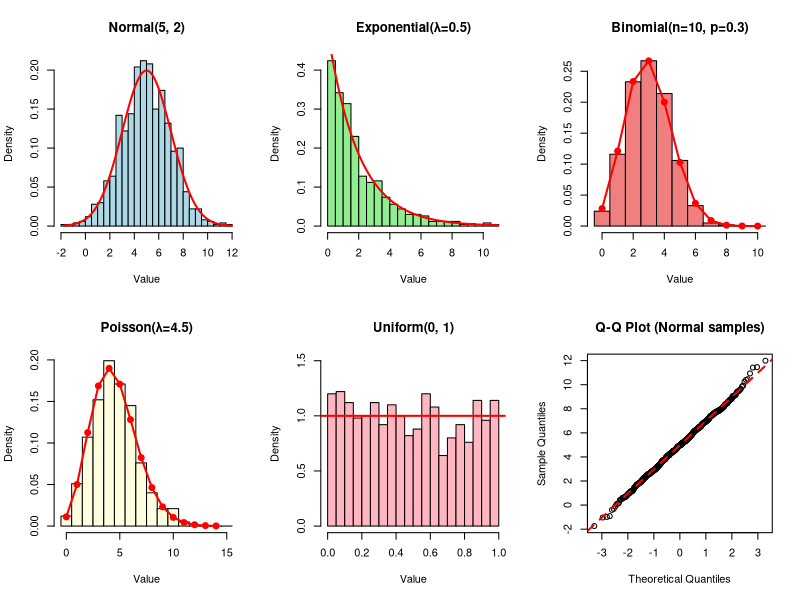

R code for this plot:
# Distribution Simulation in R
# Simulating random variables from various probability distributions

cat("=== Distribution Simulation ===\n\n")

# Set seed for reproducibility
set.seed(42)

# Key Concept: Four types of distribution functions
cat("--- Four Distribution Functions ---\n")
cat("1. pdf/pmf (d): Probability density/mass function\n")
cat("2. cdf (p): Cumulative distribution function\n")
cat("3. quantile (q): Inverse CDF (percentile)\n")
cat("4. random (r): Generate random samples\n\n")

# Example with Normal distribution
cat("Example: Normal Distribution N(μ=5, σ=2)\n")
mu <- 5
sigma <- 2
x <- 6

cat(sprintf("\n1. PDF at x=%d: %.6f\n", x, dnorm(x, mu, sigma)))
cat(sprintf("2. CDF P(X ≤ %d): %.6f\n", x, pnorm(x, mu, sigma)))
cat(sprintf("3. 95th percentile: %.6f\n", qnorm(0.95, mu, sigma)))
cat(sprintf("4. Random sample (n=5): %s\n", paste(round(rnorm(5, mu, sigma), 3), collapse=", ")))

# Common distributions and their simulation
cat("\n--- Simulating Common Distributions ---\n\n")

n.samples <- 1000

# 1. Normal
normal.samples <- rnorm(n.samples, mu, sigma)
cat(sprintf("1. Normal(5, 2): mean=%.3f, sd=%.3f\n", mean(normal.samples), sd(normal.samples)))

# 2. Exponential
exp.samples <- rexp(n.samples, rate=0.5)
cat(sprintf("2. Exponential(λ=0.5): mean=%.3f\n", mean(exp.samples)))

# 3. Binomial
binom.samples <- rbinom(n.samples, size=10, prob=0.3)
cat(sprintf("3. Binomial(n=10, p=0.3): mean=%.3f\n", mean(binom.samples)))

# 4. Poisson
poisson.samples <- rpois(n.samples, lambda=4.5)
cat(sprintf("4. Poisson(λ=4.5): mean=%.3f\n", mean(poisson.samples)))

# 5. Uniform
uniform.samples <- runif(n.samples, 0, 1)
cat(sprintf("5. Uniform(0, 1): mean=%.3f\n", mean(uniform.samples)))

# Visualization
png('/home/titan/pdfs/notes/statisticalComputingAndReporting/groupWork/answers/10.Simulation/distribution_simulation_r.png',
    width=1500, height=1000, res=150)
par(mfrow=c(2,3))

# Plot 1: Normal
hist(normal.samples, breaks=30, probability=TRUE, main="Normal(5, 2)",
     xlab="Value", col="lightblue", border="black")
x.range <- seq(min(normal.samples), max(normal.samples), length=100)
lines(x.range, dnorm(x.range, mu, sigma), col="red", lwd=2)

# Plot 2: Exponential
hist(exp.samples, breaks=30, probability=TRUE, main="Exponential(λ=0.5)",
     xlab="Value", col="lightgreen", border="black")
x.range <- seq(0, max(exp.samples), length=100)
lines(x.range, dexp(x.range, rate=0.5), col="red", lwd=2)

# Plot 3: Binomial
hist(binom.samples, breaks=0:11-0.5, probability=TRUE, main="Binomial(n=10, p=0.3)",
     xlab="Value", col="lightcoral", border="black")
x.vals <- 0:10
lines(x.vals, dbinom(x.vals, 10, 0.3), type="o", col="red", lwd=2, pch=19)

# Plot 4: Poisson
hist(poisson.samples, breaks=(-1:15)+0.5, probability=TRUE, main="Poisson(λ=4.5)",
     xlab="Value", col="lightyellow", border="black")
x.vals <- 0:14
lines(x.vals, dpois(x.vals, 4.5), type="o", col="red", lwd=2, pch=19)

# Plot 5: Uniform
hist(uniform.samples, breaks=30, probability=TRUE, main="Uniform(0, 1)",
     xlab="Value", col="lightpink", border="black", ylim=c(0, 1.5))
abline(h=1, col="red", lwd=2)

# Plot 6: Q-Q plot
qqnorm(normal.samples, main="Q-Q Plot (Normal samples)")
qqline(normal.samples, col="red", lwd=2, lty=2)

dev.off()
cat("\nVisualization saved as distribution_simulation_r.png\n")
